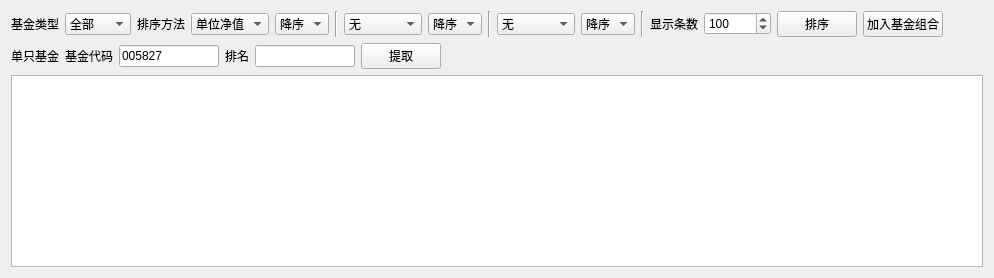
          <widget class="QWidget" name="tab_3">
           <attribute name="title">
            <string>基金筛选</string>
           </attribute>
           <layout class="QVBoxLayout" name="verticalLayout_9">
            <item>
             <layout class="QHBoxLayout" name="horizontalLayout_9">
              <item>
               <widget class="QLabel" name="label_56">
                <property name="text">
                 <string>基金类型</string>
                </property>
               </widget>
              </item>
              <item>
               <widget class="QComboBox" name="comboBox_fund_type">
                <property name="maximumSize">
                 <size>
                  <width>300</width>
                  <height>16777215</height>
                 </size>
                </property>
                <item>
                 <property name="text">
                  <string>全部</string>
                 </property>
                </item>
                <item>
                 <property name="text">
                  <string>股票型</string>
                 </property>
                </item>
                <item>
                 <property name="text">
                  <string>混合型</string>
                 </property>
                </item>
                <item>
                 <property name="text">
                  <string>债券型</string>
                 </property>
                </item>
                <item>
                 <property name="text">
                  <string>指数型</string>
                 </property>
                </item>
                <item>
                 <property name="text">
                  <string>QDII</string>
                 </property>
                </item>
                <item>
                 <property name="text">
                  <string>LOF</string>
                 </property>
                </item>
                <item>
                 <property name="text">
                  <string> FOF</string>
                 </property>
                </item>
               </widget>
              </item>
              <item>
               <widget class="QLabel" name="label_58">
                <property name="text">
                 <string>排序方法</string>
                </property>
               </widget>
              </item>
              <item>
               <widget class="QComboBox" name="comboBox_sort_key1">
                <item>
                 <property name="text">
                  <string>单位净值</string>
                 </property>
                </item>
                <item>
                 <property name="text">
                  <string>累计净值</string>
                 </property>
                </item>
                <item>
                 <property name="text">
                  <string>日增长率</string>
                 </property>
                </item>
                <item>
                 <property name="text">
                  <string>近1周</string>
                 </property>
                </item>
                <item>
                 <property name="text">
                  <string>近1月</string>
                 </property>
                </item>
                <item>
                 <property name="text">
                  <string>近3月</string>
                 </property>
                </item>
                <item>
                 <property name="text">
                  <string>近6月</string>
                 </property>
                </item>
                <item>
                 <property name="text">
                  <string>近1年</string>
                 </property>
                </item>
                <item>
                 <property name="text">
                  <string>近2年</string>
                 </property>
                </item>
                <item>
                 <property name="text">
                  <string>近3年</string>
                 </property>
                </item>
                <item>
                 <property name="text">
                  <string>今年来</string>
                 </property>
                </item>
                <item>
                 <property name="text">
                  <string>成立来</string>
                 </property>
                </item>
               </widget>
              </item>
              <item>
               <widget class="QComboBox" name="comboBox_sort_method1">
                <item>
                 <property name="text">
                  <string>降序</string>
                 </property>
                </item>
                <item>
                 <property name="text">
                  <string>升序</string>
                 </property>
                </item>
               </widget>
              </item>
              <item>
               <widget class="Line" name="line">
                <property name="orientation">
                 <enum>Qt::Vertical</enum>
                </property>
               </widget>
              </item>
              <item>
               <widget class="QComboBox" name="comboBox_sort_key2">
                <item>
                 <property name="text">
                  <string>无</string>
                 </property>
                </item>
                <item>
                 <property name="text">
                  <string>单位净值</string>
                 </property>
                </item>
                <item>
                 <property name="text">
                  <string>累计净值</string>
                 </property>
                </item>
                <item>
                 <property name="text">
                  <string>日增长率</string>
                 </property>
                </item>
                <item>
                 <property name="text">
                  <string>近1周</string>
                 </property>
                </item>
                <item>
                 <property name="text">
                  <string>近1月</string>
                 </property>
                </item>
                <item>
                 <property name="text">
                  <string>近3月</string>
                 </property>
                </item>
                <item>
                 <property name="text">
                  <string>近6月</string>
                 </property>
                </item>
                <item>
                 <property name="text">
                  <string>近1年</string>
                 </property>
                </item>
                <item>
                 <property name="text">
                  <string>近2年</string>
                 </property>
                </item>
                <item>
                 <property name="text">
                  <string>近3年</string>
                 </property>
                </item>
                <item>
                 <property name="text">
                  <string>今年来</string>
                 </property>
                </item>
                <item>
                 <property name="text">
                  <string>成立来</string>
                 </property>
                </item>
               </widget>
              </item>
              <item>
               <widget class="QComboBox" name="comboBox_sort_method2">
                <item>
                 <property name="text">
                  <string>降序</string>
                 </property>
                </item>
                <item>
                 <property name="text">
                  <string>升序</string>
                 </property>
                </item>
               </widget>
              </item>
              <item>
               <widget class="Line" name="line_2">
                <property name="orientation">
                 <enum>Qt::Vertical</enum>
                </property>
               </widget>
              </item>
              <item>
               <widget class="QComboBox" name="comboBox_sort_key3">
                <item>
                 <property name="text">
                  <string>无</string>
                 </property>
                </item>
                <item>
                 <property name="text">
                  <string>单位净值</string>
                 </property>
                </item>
                <item>
                 <property name="text">
                  <string>累计净值</string>
                 </property>
                </item>
                <item>
                 <property name="text">
                  <string>日增长率</string>
                 </property>
                </item>
                <item>
                 <property name="text">
                  <string>近1周</string>
                 </property>
                </item>
                <item>
                 <property name="text">
                  <string>近1月</string>
                 </property>
                </item>
                <item>
                 <property name="text">
                  <string>近3月</string>
                 </property>
                </item>
                <item>
                 <property name="text">
                  <string>近6月</string>
                 </property>
                </item>
                <item>
                 <property name="text">
                  <string>近1年</string>
                 </property>
                </item>
                <item>
                 <property name="text">
                  <string>近2年</string>
                 </property>
                </item>
                <item>
                 <property name="text">
                  <string>近3年</string>
                 </property>
                </item>
                <item>
                 <property name="text">
                  <string>今年来</string>
                 </property>
                </item>
                <item>
                 <property name="text">
                  <string>成立来</string>
                 </property>
                </item>
               </widget>
              </item>
              <item>
               <widget class="QComboBox" name="comboBox_sort_method3">
                <item>
                 <property name="text">
                  <string>降序</string>
                 </property>
                </item>
                <item>
                 <property name="text">
                  <string>升序</string>
                 </property>
                </item>
               </widget>
              </item>
              <item>
               <widget class="Line" name="line_3">
                <property name="orientation">
                 <enum>Qt::Vertical</enum>
                </property>
               </widget>
              </item>
              <item>
               <widget class="QLabel" name="label_59">
                <property name="text">
                 <string>显示条数</string>
                </property>
               </widget>
              </item>
              <item>
               <widget class="QSpinBox" name="spinBox_item_number">
                <property name="minimum">
                 <number>1</number>
                </property>
                <property name="maximum">
                 <number>100000</number>
                </property>
                <property name="value">
                 <number>100</number>
                </property>
               </widget>
              </item>
              <item>
               <widget class="QPushButton" name="pushButton_sort_fund">
                <property name="text">
                 <string>排序</string>
                </property>
               </widget>
              </item>
              <item>
               <widget class="QPushButton" name="pushButton_add_to_fund_group">
                <property name="text">
                 <string>加入基金组合</string>
                </property>
               </widget>
              </item>
              <item>
               <spacer name="horizontalSpacer_7">
                <property name="orientation">
                 <enum>Qt::Horizontal</enum>
                </property>
                <property name="sizeHint" stdset="0">
                 <size>
                  <width>40</width>
                  <height>20</height>
                 </size>
                </property>
               </spacer>
              </item>
             </layout>
            </item>
            <item>
             <layout class="QHBoxLayout" name="horizontalLayout">
              <item>
               <widget class="QLabel" name="label_57">
                <property name="text">
                 <string>单只基金</string>
                </property>
               </widget>
              </item>
              <item>
               <widget class="QLabel" name="label_62">
                <property name="text">
                 <string>基金代码</string>
                </property>
               </widget>
              </item>
              <item>
               <widget class="QLineEdit" name="lineEdit_fund_code_2">
                <property name="maximumSize">
                 <size>
                  <width>100</width>
                  <height>16777215</height>
                 </size>
                </property>
                <property name="text">
                 <string>005827</string>
                </property>
               </widget>
              </item>
              <item>
               <widget class="QLabel" name="label_63">
                <property name="text">
                 <string>排名</string>
                </property>
               </widget>
              </item>
              <item>
               <widget class="QLineEdit" name="lineEdit_rank">
                <property name="maximumSize">
                 <size>
                  <width>100</width>
                  <height>16777215</height>
                 </size>
                </property>
               </widget>
              </item>
              <item>
               <widget class="QPushButton" name="pushButton_extract_5">
                <property name="text">
                 <string>提取</string>
                </property>
               </widget>
              </item>
              <item>
               <spacer name="horizontalSpacer_10">
                <property name="orientation">
                 <enum>Qt::Horizontal</enum>
                </property>
                <property name="sizeHint" stdset="0">
                 <size>
                  <width>40</width>
                  <height>20</height>
                 </size>
                </property>
               </spacer>
              </item>
             </layout>
            </item>
            <item>
             <widget class="QTableView" name="tableView_fund_sorted_results"/>
            </item>
           </layout>
          </widget>
